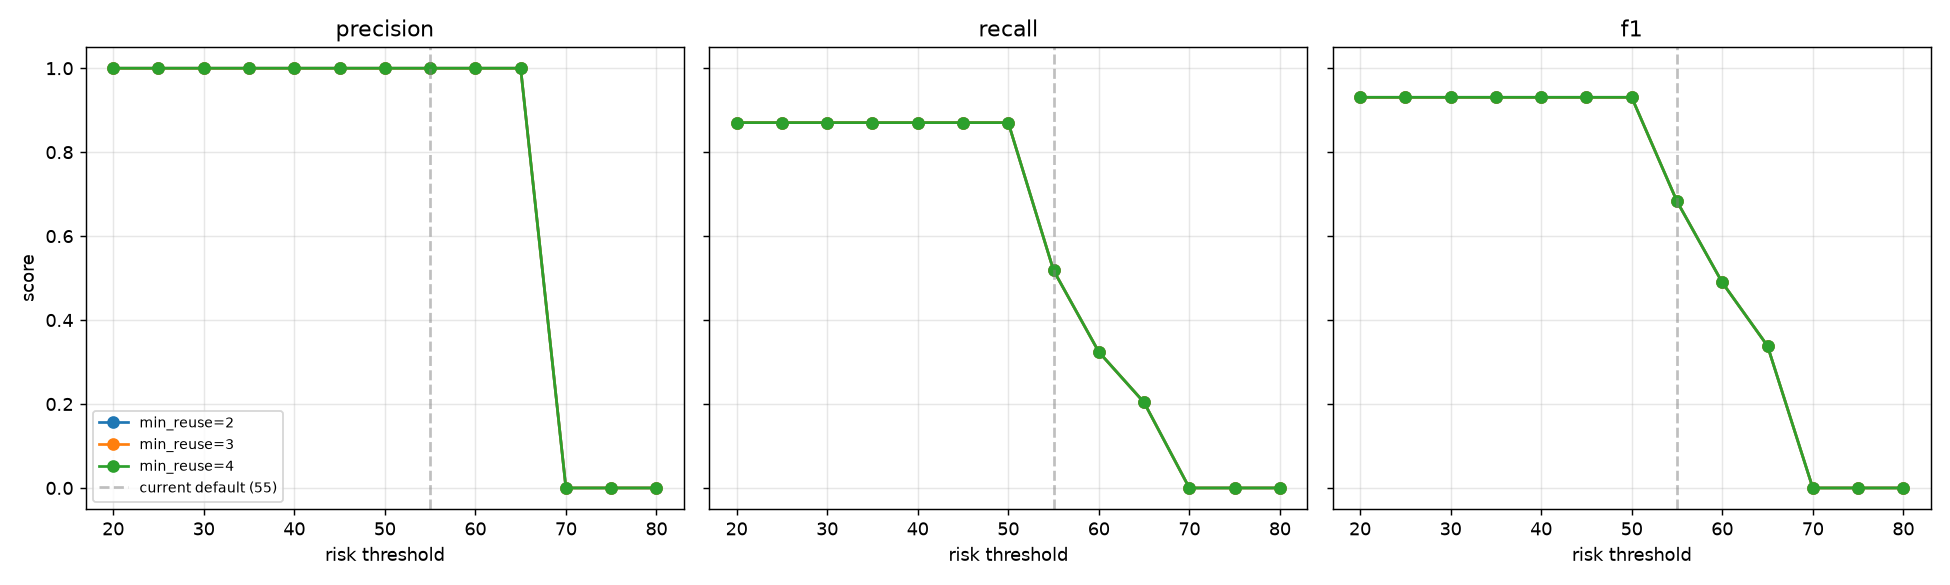

Here is the Python script that generated this plot:
"""
RingFence — Threshold Sensitivity Analysis
=============================================
Instead of eyeballing RISK_THRESHOLD, sweep it across a range and measure
precision/recall/F1 at each point -- then pick the threshold that maximizes
F1 (or whatever the operator actually cares about; F1 is a reasonable
default when false positives and false negatives are both costly, which
the cost analysis in evaluate.py suggests they are here).

Also sweeps MIN_RESOURCE_REUSE (the graph-linking threshold) since that's
the other main tunable knob, and it interacts with RISK_THRESHOLD.

Honest caveat: this sweep is tuned on the SAME synthetic dataset used for
the headline metrics, which is a real limitation -- in production this
should be done on a separate validation split, not the test set being
reported on. That trade-off is deliberately called out in the notebook.
"""
import sys
from pathlib import Path

sys.path.insert(0, str(Path(__file__).resolve().parent.parent / "src"))

import json
import importlib

import pandas as pd
import matplotlib.pyplot as plt

import detect as detect_module

DATA_DIR = Path(__file__).resolve().parent.parent / "data"
TESTS_DIR = Path(__file__).resolve().parent


def score_at(threshold, min_reuse):
    """Re-run detection with a given threshold/min_reuse and score it."""
    detect_module.RISK_THRESHOLD = threshold
    detect_module.MIN_RESOURCE_REUSE = min_reuse
    results = detect_module.run_detection(str(DATA_DIR / "transactions.csv"))

    gt = pd.read_csv(DATA_DIR / "ground_truth.csv")
    gt_map = dict(zip(gt.txn_id, gt.is_ring_gt))

    predicted = set()
    for c in results["clusters"]:
        if c["flagged"]:
            predicted.update(c["txn_ids"])

    all_ids = set(gt.txn_id)
    tp = sum(1 for t in predicted if gt_map.get(t, False))
    fp = sum(1 for t in predicted if not gt_map.get(t, False))
    fn = sum(1 for t in all_ids if gt_map.get(t, False) and t not in predicted)

    precision = tp / (tp + fp) if (tp + fp) else 0.0
    recall = tp / (tp + fn) if (tp + fn) else 0.0
    f1 = 2 * precision * recall / (precision + recall) if (precision + recall) else 0.0
    return {"threshold": threshold, "min_reuse": min_reuse,
            "precision": precision, "recall": recall, "f1": f1,
            "tp": tp, "fp": fp, "fn": fn}


def main():
    thresholds = list(range(20, 85, 5))
    reuse_values = [2, 3, 4]

    all_rows = []
    for reuse in reuse_values:
        for th in thresholds:
            row = score_at(th, reuse)
            all_rows.append(row)
            print(f"reuse={reuse}  threshold={th:3d}  "
                  f"P={row['precision']:.3f}  R={row['recall']:.3f}  F1={row['f1']:.3f}")

    df = pd.DataFrame(all_rows)
    df.to_csv(TESTS_DIR / "sensitivity_results.csv", index=False)

    # Plot precision/recall/F1 vs threshold, one line set per reuse value
    fig, axes = plt.subplots(1, 3, figsize=(15, 4.5), sharey=True)
    metrics = ["precision", "recall", "f1"]
    for ax, metric in zip(axes, metrics):
        for reuse in reuse_values:
            sub = df[df.min_reuse == reuse]
            ax.plot(sub.threshold, sub[metric], marker="o", label=f"min_reuse={reuse}")
        ax.set_title(metric)
        ax.set_xlabel("risk threshold")
        ax.axvline(55, color="gray", linestyle="--", alpha=0.5, label="current default (55)")
        ax.grid(alpha=0.3)
    axes[0].set_ylabel("score")
    axes[0].legend(fontsize=8)
    plt.tight_layout()
    plt.savefig(TESTS_DIR / "sensitivity_sweep.png", dpi=130)

    # Pick best F1 per reuse value, then overall best
    best = df.loc[df.f1.idxmax()]
    print("\n=== Best F1 operating point across the sweep ===")
    print(best.to_dict())

    with open(TESTS_DIR / "sensitivity_summary.json", "w") as f:
        json.dump({
            "best_operating_point": best.to_dict(),
            "note": (
                "Tuned on the same synthetic dataset used for headline metrics. "
                "In production this sweep should run on a separate validation "
                "split, not the reported test set."
            ),
        }, f, indent=2)

    # Restore module defaults and regenerate the "official" results at the
    # ORIGINAL documented threshold, so this sweep doesn't silently change
    # what data/detection_results.json contains.
    importlib.reload(detect_module)
    detect_module.run_detection(str(DATA_DIR / "transactions.csv"))
    print("\nRestored data/detection_results.json to default threshold/reuse settings.")


if __name__ == "__main__":
    main()
